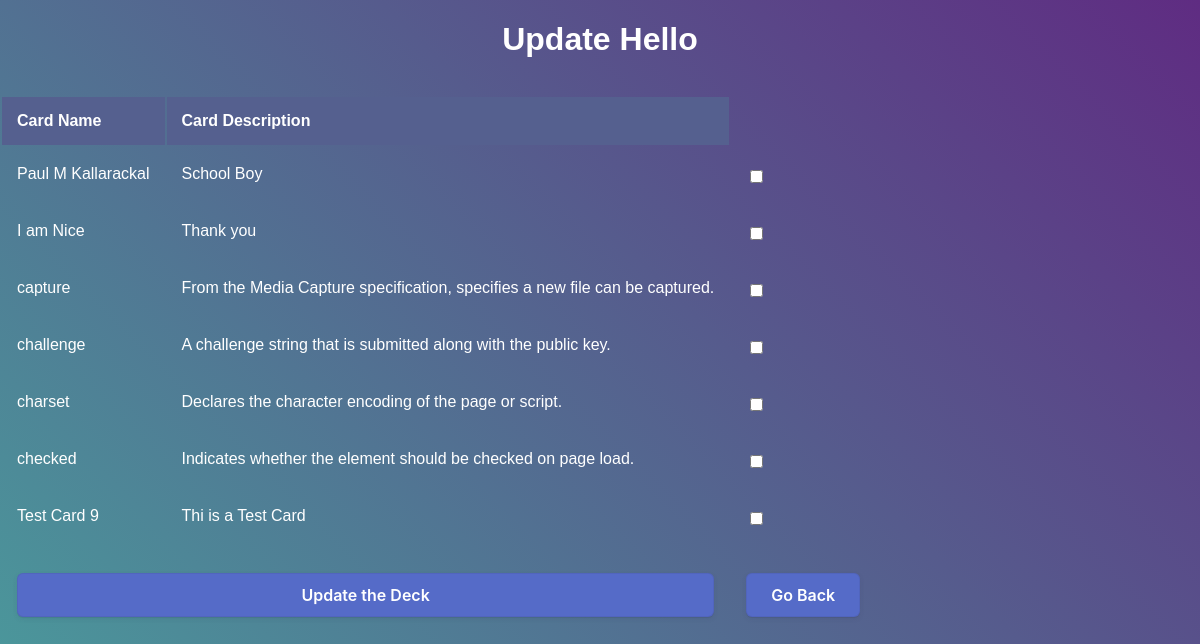
/admin/updatedeck/Hello, run on the app's committed database.
### Final Project Mad/code/main.py (models this page shows)
class Cards(db.Model):
    __tablename__='Cards'
    c_no=db.Column(db.Integer,primary_key=True,autoincrement=True)
    c_name=db.Column(db.String,nullable=False)
    c_description=db.Column(db.String,unique=True,nullable=False)
    username=db.Column(db.String,db.ForeignKey('User.username'),nullable=False)

### Final Project Mad/code/main.py (the view, shortened to what this page needs)
@app.route('/<string:username>/updatedeck/<string:deck_name>',methods=['GET','POST'])
def updatedeck(username,deck_name):
    user=db.session.query(User).filter(User.username==username).first()
    cards=db.session.query(Cards).filter(Cards.username==username).all()
    if request.method=='GET':
        return render_template('updatedeck.html',user=user,cards=cards,deck_name=deck_name)

### Final Project Mad/code/templates/updatedeck.html (shortened to what this page needs)
{% extends "base.html" %}
{% block stylesheet %}
<link rel='stylesheet' href='/static/dashboard.css'>
{% endblock%}
{% block body %}
<h1> Update {{deck_name}}</h1>
<form action="/{{user['username']}}/updatedeck/{{deck_name}}" method="POST" >
    <div >
        <table >
            <tr>
                <th>Card Name</th>
                <th>Card Description</th>
            </tr>
        {% for i in cards %}
            <tr>
                <td>{{i['c_name']}}</td>
                <td>{{i['c_description']}}</td>
                <td><input type="checkbox" name="cardlist" value="{{i['c_no']}}"/></td>
            </tr>
        {% endfor %}
        <tr>
        <td colspan="2"><button type="submit" >Update the Deck</button></td>
        <td colspan="2"><a href="/{{user['username']}}/dashboard"><button>Go Back</button></a></td>
        </tr>
        </table>
    </div>
</form>
{% endblock%}

### Final Project Mad/code/static/dashboard.css (style rules this page uses)
html, body { height: 100%; }
body { margin: 0; font-family: sans-serif; font-weight: 100; background: linear-gradient(45deg, #49a09d, #5f2c82); background-attachment: fixed; }
th, td { padding: 15px; color:white; }
th { text-align: left; background-color: #55608f; }
button { appearance: button; backface-visibility: hidden; background-color:#556BC8; border-radius: 6px; border-width: 0; box-shadow: rgba(50, 50, 93, .1) 0 0 0 1px inset,rgba(50, 50, 93, .1) 0 2px 5px 0,rgba(0, 0, 0, .07) 0 1px 1px 0; box-sizing: border-box; color:white; cursor: pointer; font-family: -apple-system,system-ui,"Segoe UI",Roboto,"Helvetica Neue",Ubuntu,sans-serif; font-size: 100%; height: 44px; line-height: 1.15; margin: 12px 0 0; outline: none; overflow: hidden; padding: 0 25px; position: relative; text-align: center; text-transform: none; transform: translateZ(0); transition: all .2s,box-shadow .08s ease-in; user-select: none; -webkit-user-select: none; touch-action: manipulation; width: 100%; font-weight: 600; }
h1 { padding-bottom: 15px; text-align: center; color:white }
input { border: none; background: transparent; border-radius: 3px; padding: 0 10px; margin-top: 8px; font-size: 14px; font-weight: 300; color:white ; }
::placeholder { color: #e5e5e5; }
table { table-layout: fixed; overflow:auto; }

### data on the page
Cards: c_name "Paul M Kallarackal", c_description "School Boy"
Cards: c_name "I am Nice", c_description "Thank you"
Cards: c_name "capture", c_description "From the Media Capture specification, specifies a new file can be captured."
Cards: c_name "challenge", c_description "A challenge string that is submitted along with the public key."
Cards: c_name "charset", c_description "Declares the character encoding of the page or script."
Cards: c_name "checked", c_description "Indicates whether the element should be checked on page load."
Cards: c_name "Test Card 9", c_description "Thi is a Test Card"

### other printed values
{{ deck_name }} "Hello"
